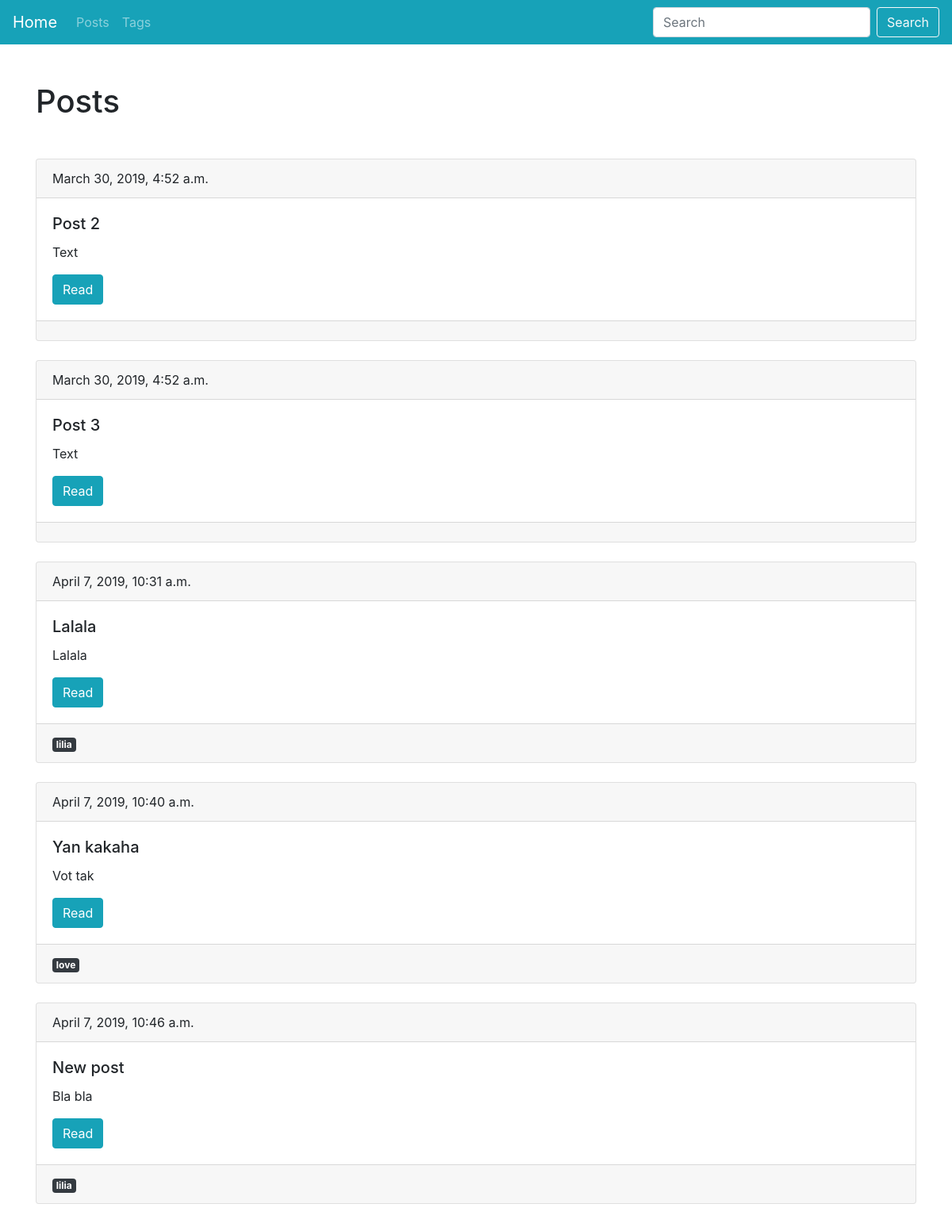
Screenshot of /blog/ with the database file from the repository.
### blog/models.py (models this page shows, shortened)
class Post(models.Model):
    title = models.CharField(max_length=150, db_index=True)
    slug = models.SlugField(max_length=150, blank=True, unique=True)
    body = models.TextField(blank=True, db_index=True)
    tags = models.ManyToManyField('Tag', blank=True, related_name='posts')
    date_pub = models.DateTimeField(auto_now_add=True)
    def get_absolute_url(self):
        return reverse('post_details_url', kwargs={'slug': self.slug})

class Tag(models.Model):
    title = models.CharField(max_length=50)
    slug = models.SlugField(max_length=50, unique=True)
    def get_absolute_url(self):
        return reverse('tag_details_url', kwargs={'slug': self.slug})

### blog/views.py (the view)
# urls.py: path('', posts_list, name='posts_list_url'),
def posts_list(request):
    posts = Post.objects.all()
    return render(request, 'blog/index.html', context={'posts': posts})

### blog/templates/blog/index.html (shortened to what this page needs)
{% extends 'blog/base_blog.html' %}
{% block content %}
    <h1 class="mb-5">Posts</h1>
    {% for post in posts %}
        {% include 'blog/includes/post_card_template.html' %}
    {% endfor %}
{% endblock %}

### blog/templates/blog/includes/post_card_template.html
<div class="card mb-4">
    <div class="card-header">{{ post.date_pub }}</div>
    <div class="card-body">
        <h5 class="card-title">{{ post.title }}</h5>
        <p class="card-text">{{ post.body|truncatewords:15 }}</p>
        <a href="{{ post.get_absolute_url }}" class="btn btn-info">Read</a>
    </div>
    <div class="card-footer text-muted">
        {% for tag in post.tags.all %}
            <a href="{{ tag.get_absolute_url }}" class="badge badge-dark">{{ tag.title }}</a>
        {% endfor %}
    </div>
</div>

### rows the page displays
Post: date_pub "March 30, 2019, 4:52 a.m.", title "Post 2", body "Text"
Post: date_pub "March 30, 2019, 4:52 a.m.", title "Post 3", body "Text"
Post: date_pub "April 7, 2019, 10:31 a.m.", title "Lalala", body "Lalala"
Tag: title "lilia"
Post: date_pub "April 7, 2019, 10:40 a.m.", title "Yan kakaha", body "Vot tak"
Tag: title "love"
Post: date_pub "April 7, 2019, 10:46 a.m.", title "New post", body "Bla bla"
